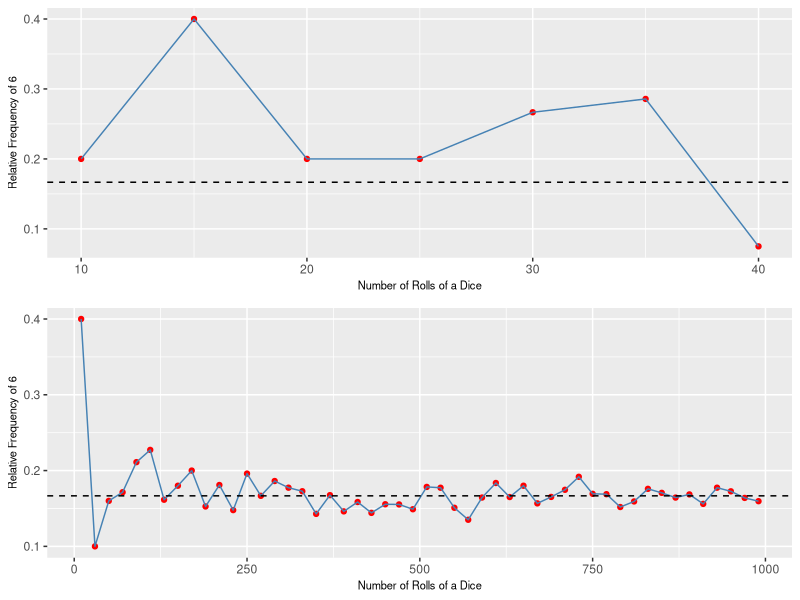
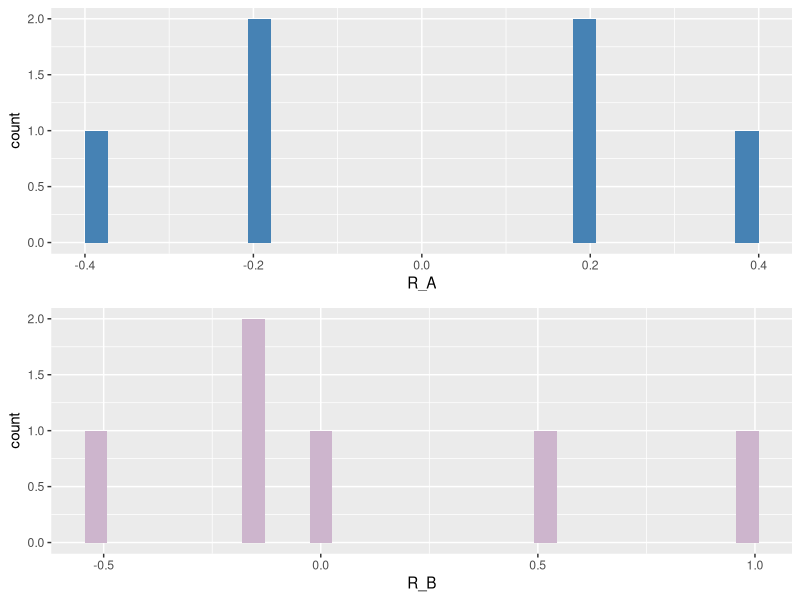
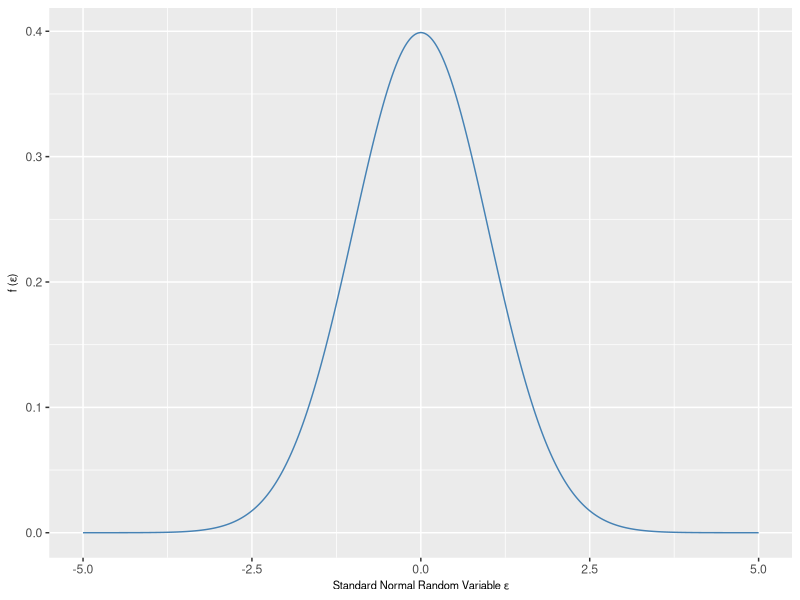
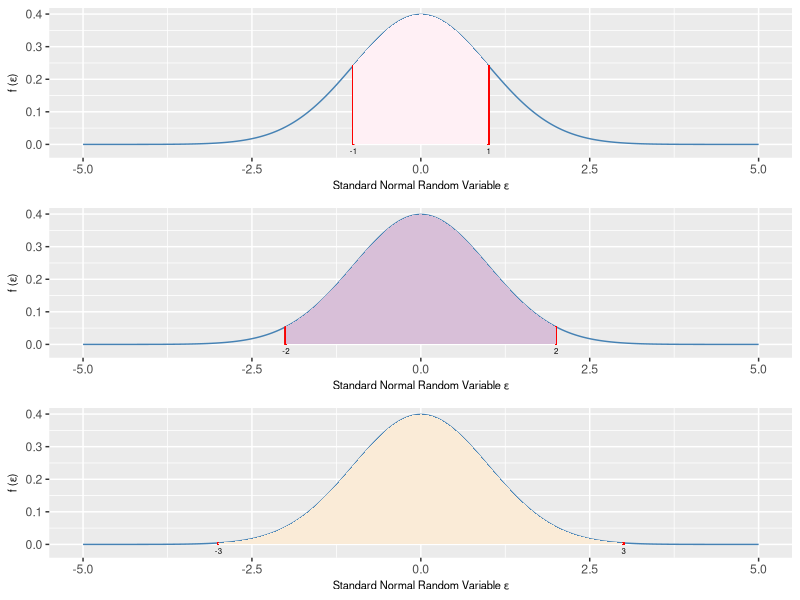

These figures' R source, in order:
## ---------------------------------------------------------------------------------------------------------
# The rep() function generates repeated observations 
# For example, below we use it to generate 6 observations of 1/6.

sample(c(1,2,3,4,5,6), size = 1, prob = c(rep(1/6,6)))

# Rerun the above code a few times to see what happens.


# Try changing the prob argument above. For example, 

sample(c(1,2,3,4,5,6), size = 1, prob = c(0.1,0.3,0.2,0,0,0.4))

# Now 6 is the most likely outcome

# Rerun the above code a few times to see what happens.



## ----echo=FALSE, message=FALSE, warning=FALSE-------------------------------------------------------------
library(tidyverse)
library(gridExtra)

set.seed(1234)

df_dice1 <- data.frame(Rolls = seq(from=10, to=40, by = 5))

compute_prob <- function(x){
  roll <- sample(1:6,x, replace = TRUE)
  prob6 <- sum(roll=="6")/length(roll)
  return(prob6)
}

df_dice1$Probability <- apply(df_dice1, MARGIN = 1, FUN = compute_prob)

dice1 <- ggplot(df_dice1, aes(x=Rolls, y = Probability)) + 
  geom_point(color="red") + 
  geom_line(color="steelblue") + 
  geom_hline(yintercept=1/6, linetype="dashed", color = "black") +
  labs(x = "Number of Rolls of a Dice", 
       y = "Relative Frequency of 6") +
  theme(axis.title=element_text(size=8))

df_dice2 <- data.frame(Rolls = seq(from=10, to=1000, by = 20))


df_dice2$Probability <- apply(df_dice2, MARGIN = 1, FUN = compute_prob)

dice2 <- ggplot(df_dice2, aes(x=Rolls, y = Probability)) + 
  geom_point(color="red") + 
  geom_line(color="steelblue") + 
  geom_hline(yintercept=1/6, linetype="dashed", color = "black") +
  labs(x = "Number of Rolls of a Dice", 
       y = "Relative Frequency of 6") +
  theme(axis.title=element_text(size=8))



## ----dicefig, echo=FALSE,  fig.cap = "Relative Frequency for a Dice Roll"---------------------------------



grid.arrange(dice1, dice2)




## ----echo=FALSE-------------------------------------------------------------------------------------------
rm(compute_prob,df_dice2, df_dice1, dice2,dice1)


## ---------------------------------------------------------------------------------------------------------
x <- c(0,1,2)
p <- c(1/4,1/2,1/4)

mean_x <- sum(x * p)

mean_x

var_x <- sum((x-mean_x)^2*p)

var_x



## ---------------------------------------------------------------------------------------------------------
df <- tibble(probs = rep(1/6, 6),
             R_A = c(-0.4,-0.2,-0.2,0.2,0.2,0.4),
             R_B = c(1,0.5, 0,-0.1667, -0.1667,-0.5 ))

R_A <- ggplot(df ) + 
  geom_histogram(aes(R_A), fill = "steelblue")

R_B <- ggplot(df ) + 
  geom_histogram(aes(R_B), fill = "thistle3")




## ----covfig, fig.cap="Distribution of Returns for Two Assets"---------------------------------------------
grid.arrange(R_A,R_B)


## ---------------------------------------------------------------------------------------------------------

# Mean 0, sigma 1

rnorm(n = 5, mean = 0, sd = 1)



## ---------------------------------------------------------------------------------------------------------

pnorm(q = 0, mean = 0,sd = 1)



## ---------------------------------------------------------------------------------------------------------
qnorm(p = 0.25, mean = 1, sd = 1)

# Composite function
pnorm(qnorm(p = 0.25, mean = 1, sd = 1))


## ---------------------------------------------------------------------------------------------------------

df <- tibble(epsilon = seq(-5,5, length.out = 500)) %>%
  mutate(f = dnorm(epsilon, mean = 0,sd = 1)) 



n1 <- ggplot(df, aes(epsilon,f)) + 
  geom_path(color="steelblue") + 
  xlab("Standard Normal Random Variable"~""*epsilon*"") +
  ylab(expression("f"~"("*epsilon*")")) +
  theme(axis.title=element_text(size=8))




## ----normal1fig, echo=FALSE,  fig.cap = "Standard Normal Distribution"------------------------------------
n1

rm(n1, df)


## ---------------------------------------------------------------------------------------------------------
# Your code
# Mean 5, sigma 10

rnorm(n = 5, mean = 5, sd = 1)



## ---------------------------------------------------------------------------------------------------------
# Your code 


## ---------------------------------------------------------------------------------------------------------
# Your code



## ----echo=FALSE, include=FALSE----------------------------------------------------------------------------
pnorm(1) - pnorm(-1)
pnorm(2) - pnorm(-2)
pnorm(3) - pnorm(-3)



## ---------------------------------------------------------------------------------------------------------
# Your code


## ---------------------------------------------------------------------------------------------------------
# Your code


## ----echo=FALSE, include=FALSE----------------------------------------------------------------------------
pnorm(q = 6, mean = 5, sd = 1) - pnorm(4, mean = 5, sd = 1) 


## ----standnormal, fig.width=6, fig.height=4.8, fig.cap="Important Intervals for Standard Normal Variable"----

# In situations where we repeat code, it is better to create a function.
# Writing functions is an important skills for all data analysts. 

df <- tibble(epsilon = seq(-5,5, length.out = 500)) %>%
  mutate(f = dnorm(epsilon, mean = 0,sd = 1)) 


n1 <- ggplot(df, aes(epsilon,f)) + 
  geom_path(color="steelblue") + 
  xlab("Standard Normal Random Variable"~""*epsilon*"") +
  ylab(expression("f"~"("*epsilon*")")) +
  theme(axis.title=element_text(size=8)) +
  geom_segment(aes(x = -1, y = 0, xend = -1, yend = dnorm(-1)), color = "red") +
  geom_segment(aes(x = 1, y = 0, xend = 1, yend = dnorm(1)), color = "red") +
  geom_area(stat = "function", fun = dnorm, fill = "lavenderblush", xlim = c(-1, 1)) +
  annotate("text", x = -1, y = -0.02, label = "-1", size = 2) +
  annotate("text", x = 1, y = -0.02, label = "1", size = 2)

n2 <- ggplot(df, aes(epsilon,f)) + 
  geom_path(color="steelblue") + 
  xlab("Standard Normal Random Variable"~""*epsilon*"") +
  ylab(expression("f"~"("*epsilon*")")) +
  theme(axis.title=element_text(size=8)) +
  geom_segment(aes(x = -2, y = 0, xend = -2, yend = dnorm(-2)), color = "red") +
  geom_segment(aes(x = 2, y = 0, xend = 2, yend = dnorm(2)), color = "red") +
  geom_area(stat = "function", fun = dnorm, fill = "thistle", xlim = c(-2, 2)) +
  annotate("text", x = -2, y = -0.02, label = "-2", size = 2) +
  annotate("text", x = 2, y = -0.02, label = "2", size = 2)


n3 <- ggplot(df, aes(epsilon,f)) + 
  geom_path(color="steelblue") + 
  xlab("Standard Normal Random Variable"~""*epsilon*"") +
  ylab(expression("f"~"("*epsilon*")")) +
  theme(axis.title=element_text(size=8)) +
  geom_segment(aes(x = -3, y = 0, xend = -3, yend = dnorm(-3)), color = "red") +
  geom_segment(aes(x = 3, y = 0, xend = 3, yend = dnorm(3)), color = "red") +
  geom_area(stat = "function", fun = dnorm, fill = "antiquewhite", xlim = c(-3, 3)) +
  annotate("text", x = -3, y = -0.02, label = "-3", size = 2) +
  annotate("text", x = 3, y = -0.02, label = "3", size = 2)


grid.arrange(n1,n2,n3)



## ---------------------------------------------------------------------------------------------------------
rm(list = ls())

